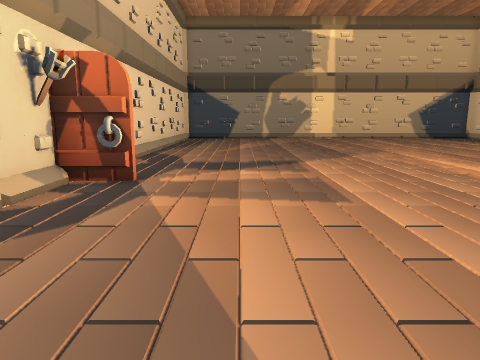
[1] (above)

16 first-person views from a walk through a 3-D level made in the Godot game engine. The camera is 1.3 m above the floor, tilts 10° down and sees 70° across. The floor is counted in squares, 1 m on a side. Each view is taken from the middle of a square. On the plan, view 1 faces up. The plan holds only what a view shows up to about 15 squares ahead; the rest is blank. The place goes on beyond the plan. Characters and animated objects are left out. Some surface patterns are stand-ins.

[2]
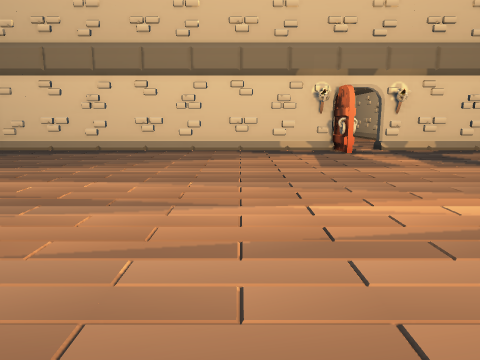

[3]
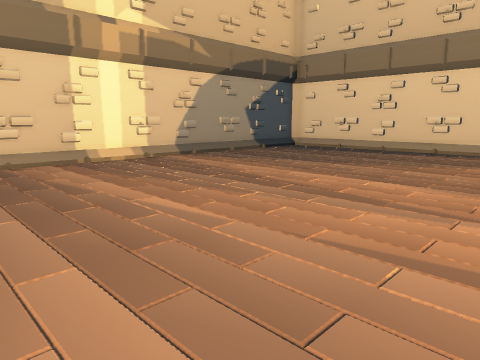

[4]
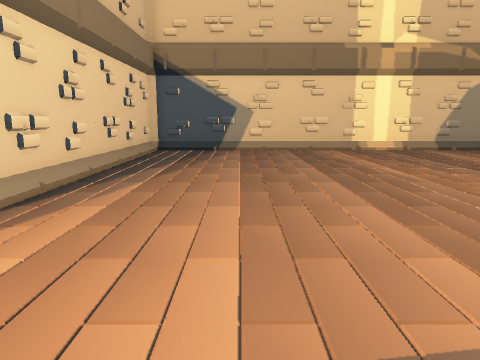

[5]
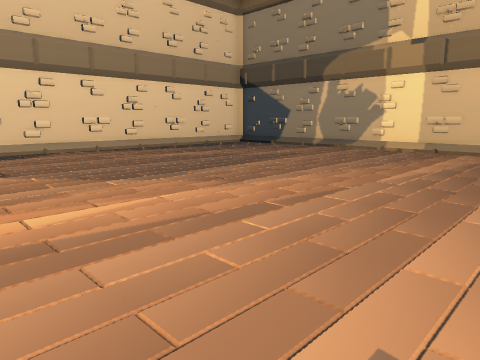

[6]
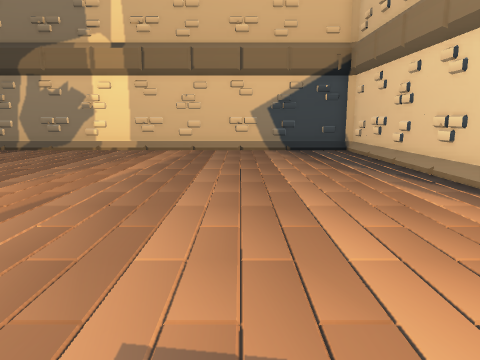

[7]
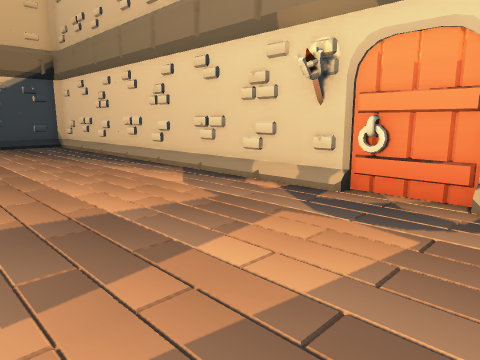

[8]
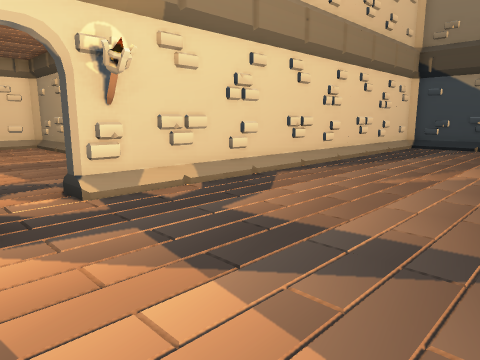

[9]
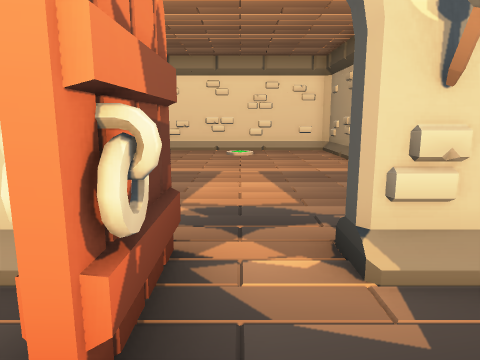

[10]
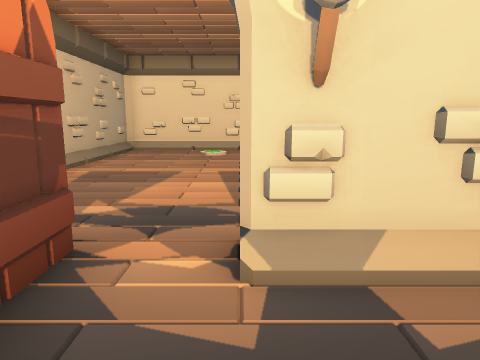

[11]
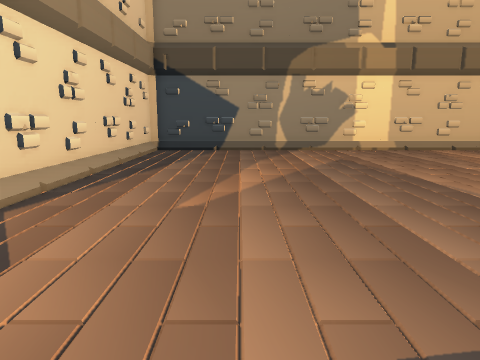

[12]
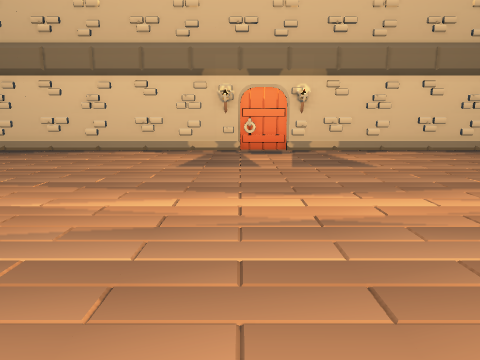

[13]
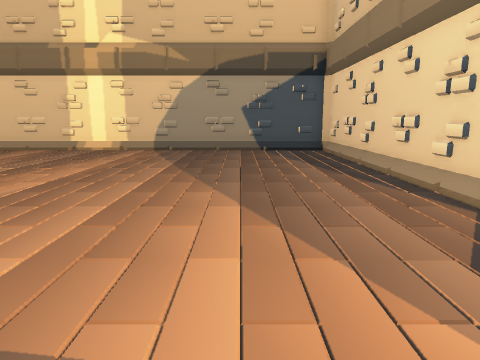

[14]
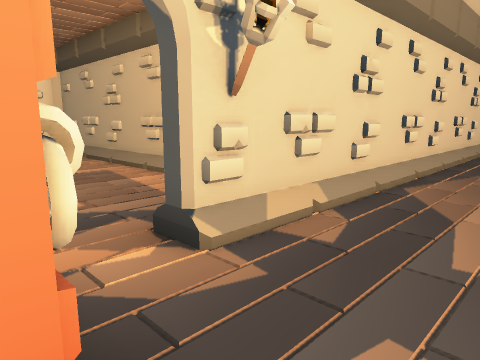

[15]
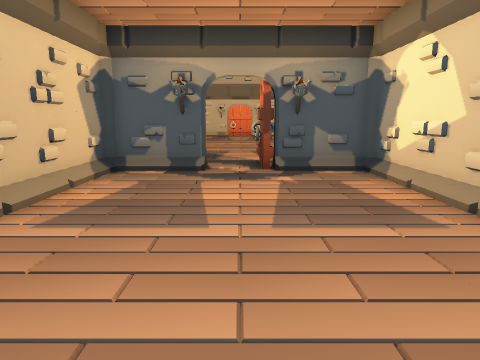

[16]
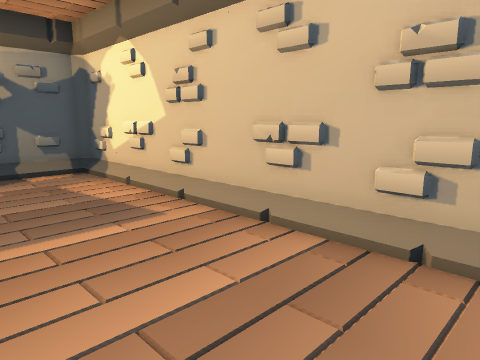

### Floor plan
Points are (right, up) in squares from view 1. A wall is a line through its corners. A room is listed if a view was taken in it or the views show most of it. See-through windows are left out.
Room 1 (views 1, 2, 3, 4, 5, 6, 7, 8, 9, 10, 11, 12, 13, 14, 15, 16)
walls: (-2.5, 7.8) (-2.2, 7.1) (-4.2, 7.1); (-2.5, 7.6) (-2.9, 7.2); (-4.4, 7) (-3.7, 7) (-3.7, -7.7) (15.5, -7.7) (15.8, -7.5) (15.8, 23.5) (15.5, 23.8) (-3.5, 23.8); (-4.2, 11.4) (-4.5, 11.8); (-3.7, 23.5) (-3.7, 9) (-4.3, 9) (-4.3, 11.7) (-15.5, 11.7) (-15.7, 11.5) (-15.7, 4.5) (-15.5, 4.2) (-4.5, 4.2) (-4.3, 4.5) (-4.3, 7.3) (-2.1, 7.3); (-3.8, -7.5) (-3.4, -7.8)

Positions as (right, up) in squares from view 1, and headings:
1: (0, 0), facing up
2: (11, 3), facing left
3: (11, 3), facing down-left
4: (12, 7), facing down
5: (11, 9), facing up-left
6: (11, 9), facing up
7: (10, 6), facing up-right
8: (2, 7), facing up-left
9: (-1, 8), facing left
10: (-1, 9), facing left
11: (0, 9), facing up
12: (1, 9), facing right
13: (0, 7), facing down
14: (-1, 7), facing up-left
15: (-14, 8), facing right
16: (-14, 8), facing down-right
